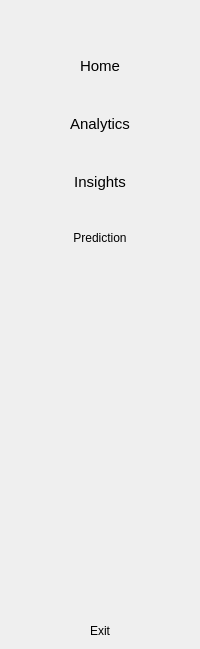
     <widget class="QWidget" name="full_menu_widget" native="true">
      <property name="styleSheet">
       <string notr="true">border-radius: 10px;</string>
      </property>
      <layout class="QVBoxLayout" name="verticalLayout_4">
       <item>
        <widget class="QLabel" name="logo_label_2">
         <property name="minimumSize">
          <size>
           <width>40</width>
           <height>40</height>
          </size>
         </property>
         <property name="maximumSize">
          <size>
           <width>55</width>
           <height>55</height>
          </size>
         </property>
         <property name="font">
          <font>
           <pointsize>9</pointsize>
          </font>
         </property>
         <property name="layoutDirection">
          <enum>Qt::LeftToRight</enum>
         </property>
         <property name="lineWidth">
          <number>1</number>
         </property>
         <property name="text">
          <string/>
         </property>
         <property name="pixmap">
          <pixmap resource="resource.qrc">:/icon/icon/Lnt_logo.png</pixmap>
         </property>
         <property name="scaledContents">
          <bool>true</bool>
         </property>
         <property name="alignment">
          <set>Qt::AlignCenter</set>
         </property>
        </widget>
       </item>
       <item>
        <layout class="QVBoxLayout" name="verticalLayout_2">
         <property name="spacing">
          <number>0</number>
         </property>
         <item>
          <widget class="QPushButton" name="home_btn_2">
           <property name="font">
            <font>
             <family>MS Shell Dlg 2</family>
             <pointsize>11</pointsize>
             <weight>50</weight>
             <italic>false</italic>
             <bold>false</bold>
            </font>
           </property>
           <property name="styleSheet">
            <string notr="true">font: 11pt &quot;MS Shell Dlg 2&quot;;</string>
           </property>
           <property name="text">
            <string>Home</string>
           </property>
           <property name="icon">
            <iconset resource="resource.qrc">
             <normaloff>:/icon/icon/home-4-32.ico</normaloff>
             <normalon>:/icon/icon/home-4-48.ico</normalon>:/icon/icon/home-4-32.ico</iconset>
           </property>
           <property name="iconSize">
            <size>
             <width>25</width>
             <height>25</height>
            </size>
           </property>
           <property name="checkable">
            <bool>true</bool>
           </property>
           <property name="autoExclusive">
            <bool>true</bool>
           </property>
          </widget>
         </item>
         <item>
          <spacer name="verticalSpacer_3">
           <property name="orientation">
            <enum>Qt::Vertical</enum>
           </property>
           <property name="sizeHint" stdset="0">
            <size>
             <width>20</width>
             <height>40</height>
            </size>
           </property>
          </spacer>
         </item>
         <item>
          <widget class="QPushButton" name="analytics_btn_2">
           <property name="font">
            <font>
             <family>MS Shell Dlg 2</family>
             <pointsize>11</pointsize>
             <weight>50</weight>
             <italic>false</italic>
             <bold>false</bold>
            </font>
           </property>
           <property name="styleSheet">
            <string notr="true">font: 11pt &quot;MS Shell Dlg 2&quot;;</string>
           </property>
           <property name="text">
            <string>Analytics</string>
           </property>
           <property name="icon">
            <iconset resource="resource.qrc">
             <normaloff>:/icon/icon/dashboard-5-32.ico</normaloff>
             <normalon>:/icon/icon/dashboard-5-48.ico</normalon>:/icon/icon/dashboard-5-32.ico</iconset>
           </property>
           <property name="iconSize">
            <size>
             <width>25</width>
             <height>25</height>
            </size>
           </property>
           <property name="checkable">
            <bool>true</bool>
           </property>
           <property name="autoExclusive">
            <bool>true</bool>
           </property>
          </widget>
         </item>
         <item>
          <spacer name="verticalSpacer_4">
           <property name="orientation">
            <enum>Qt::Vertical</enum>
           </property>
           <property name="sizeHint" stdset="0">
            <size>
             <width>20</width>
             <height>40</height>
            </size>
           </property>
          </spacer>
         </item>
         <item>
          <widget class="QPushButton" name="insights_btn_2">
           <property name="font">
            <font>
             <family>MS Shell Dlg 2</family>
             <pointsize>11</pointsize>
             <weight>50</weight>
             <italic>false</italic>
             <bold>false</bold>
            </font>
           </property>
           <property name="styleSheet">
            <string notr="true">font: 11pt &quot;MS Shell Dlg 2&quot;;</string>
           </property>
           <property name="text">
            <string>Insights</string>
           </property>
           <property name="icon">
            <iconset resource="resource.qrc">
             <normaloff>:/icon/icon/activity-feed-32.ico</normaloff>
             <normalon>:/icon/icon/activity-feed-48.ico</normalon>:/icon/icon/activity-feed-32.ico</iconset>
           </property>
           <property name="iconSize">
            <size>
             <width>25</width>
             <height>25</height>
            </size>
           </property>
           <property name="checkable">
            <bool>true</bool>
           </property>
           <property name="autoExclusive">
            <bool>true</bool>
           </property>
          </widget>
         </item>
         <item>
          <spacer name="verticalSpacer_5">
           <property name="orientation">
            <enum>Qt::Vertical</enum>
           </property>
           <property name="sizeHint" stdset="0">
            <size>
             <width>20</width>
             <height>40</height>
            </size>
           </property>
          </spacer>
         </item>
         <item>
          <widget class="QPushButton" name="prediction_btn_2">
           <property name="styleSheet">
            <string notr="true">font: 11pt &quot;MS Shell Dlg 2&quot;;</string>
           </property>
           <property name="text">
            <string>Prediction</string>
           </property>
           <property name="icon">
            <iconset resource="resource.qrc">
             <normaloff>:/icon/icon/product-32.ico</normaloff>
             <normalon>:/icon/icon/product-48.ico</normalon>:/icon/icon/product-32.ico</iconset>
           </property>
           <property name="iconSize">
            <size>
             <width>25</width>
             <height>25</height>
            </size>
           </property>
           <property name="checkable">
            <bool>true</bool>
           </property>
           <property name="autoExclusive">
            <bool>true</bool>
           </property>
          </widget>
         </item>
        </layout>
       </item>
       <item>
        <spacer name="verticalSpacer_2">
         <property name="orientation">
          <enum>Qt::Vertical</enum>
         </property>
         <property name="sizeHint" stdset="0">
          <size>
           <width>20</width>
           <height>373</height>
          </size>
         </property>
        </spacer>
       </item>
       <item>
        <widget class="QPushButton" name="exit_btn_2">
         <property name="text">
          <string>Exit</string>
         </property>
         <property name="icon">
          <iconset resource="resource.qrc">
           <normaloff>:/icon/icon/close-window-64.ico</normaloff>:/icon/icon/close-window-64.ico</iconset>
         </property>
         <property name="iconSize">
          <size>
           <width>25</width>
           <height>25</height>
          </size>
         </property>
        </widget>
       </item>
      </layout>
     </widget>
